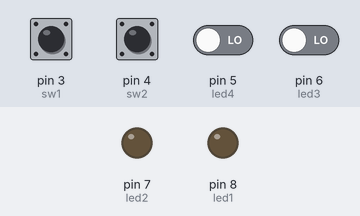
This program was run on a simulated MicroPython board. Shown: output pins drawn as LEDs (lit = HIGH). Inputs (shaded band) come from the test bench; at power-on: pin 3 (sw1), pin 4 (sw2), pin 5 (led4), pin 6 (led3) LOW.

Above: at 1.2 s.
1.3 s: pin 3 (sw1) pulled HIGH for 0.15 s
At 1.37 s:
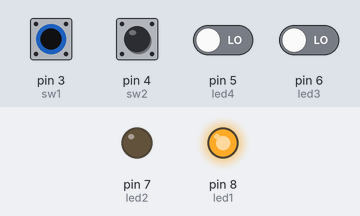
2.9 s: pin 4 (sw2) pulled HIGH for 0.15 s
At 2.97 s:
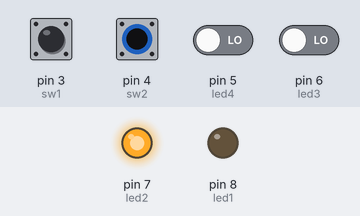
4.5 s: pin 3 (sw1) driven HIGH and pin 4 (sw2) driven HIGH
At 5.5 s:
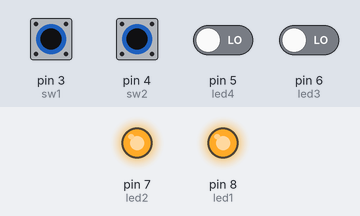
6.0 s: pin 3 (sw1) driven LOW
At 6.4 s:
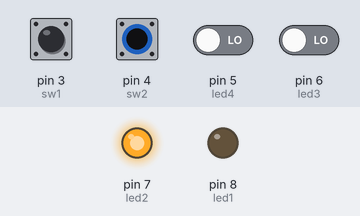
7.5 s: pin 3 (sw1) driven HIGH
At 8.7 s:
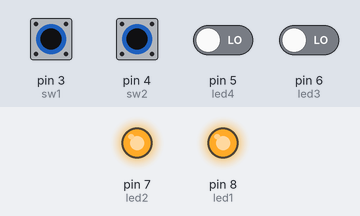
Timing chart, 0 to 10.0 s (numbered marks = the images above; inputs shaded):
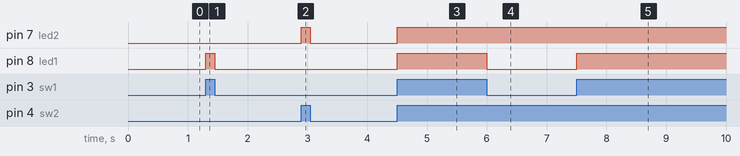

Measured:
- after the input at 1.3 s, pin 8 (led1): LOW → HIGH at once, → LOW 0.15 s later
- after the input at 2.9 s, pin 7 (led2): LOW → HIGH at once, → LOW 0.15 s later
- after the input at 4.5 s, pin 7 (led2), pin 8 (led1): LOW → HIGH at once
- after the input at 6.0 s, pin 8 (led1): HIGH → LOW at once
- after the input at 7.5 s, pin 8 (led1): LOW → HIGH at once

The program:

switch_slide.py
```python
from enPiTEmbShild import LED, SW

def busy_wait():
  for _ in range(100000):
    pass

def main():
  led = LED()
  sw = SW()

  while True:
    count = sw.sense()
    led.out_bdigit(count)

if __name__ == '__main__':
  main()
```

enPiTEmbShild.py
```python
from machine import Pin
import micropython

micropython.opt_level(2)

class LED:
  LED1 = 1
  LED2 = 2
  LED3 = 4
  LED4 = 8
  def __init__(self):
    self.led1 = Pin('PA8', Pin.OUT, Pin.PULL_NONE)
    self.led2 = Pin('PA7', Pin.OUT, Pin.PULL_NONE)
    self.led3 = Pin('PA6', Pin.OUT, Pin.PULL_NONE)
    self.led4 = Pin('PA5', Pin.OUT, Pin.PULL_NONE)
    self.led1.low()
    self.led2.low()
    self.led3.low()
    self.led4.low()

  def out_bdigit(self, led_data):
    if (led_data & 0x01) == 0:
      self.led1.low()
    else:
      self.led1.high()
    if (led_data & 0x02) == 0:
      self.led2.low()
    else:
      self.led2.high()
    if (led_data & 0x04) == 0:
      self.led3.low()
    else:
      self.led3.high()
    if (led_data & 0x08) == 0:
      self.led4.low()
    else:
      self.led4.high()

class PUSH:
  PUSH1 = 1
  PUSH2 = 2

  PUSH_OFF = 0
  PUSH_ON  = 1

  def __init__(self):
    self.push1 = Pin('PA9', Pin.IN, Pin.PULL_NONE)
    self.push2 = Pin('PA10', Pin.IN, Pin.PULL_NONE)

  def sense(self):
    reg = 0
    if self.push1.value() == 1:
      reg = self.PUSH1
    if self.push2.value() == 1:
      reg |= self.PUSH2
    return reg

  def sense_push1(self):
    if self.push1.value() == 1:
      return self.PUSH_ON
    else:
      return self.PUSH_OFF

  def sense_push2(self):
    if self.push2.value() == 1:
      return self.PUSH_ON
    else:
      return self.PUSH_OFF

  def push1_int(self,handler,pri):
    self.push1.irq(handler, Pin.IRQ_RISING, pri)

  def push2_int(self,handler,pri):
    self.push2.irq(handler, Pin.IRQ_RISING, pri)

class SW:
  SW_OFF = 0
  SW_ON  = 1
  SW1 = 1
  SW2 = 2
  SW3 = 4
  SW4 = 8

  def __init__(self):
    self.sw1 = Pin('PB3', Pin.IN, Pin.PULL_NONE)
    self.sw2 = Pin('PB4', Pin.IN, Pin.PULL_NONE)
    self.sw3 = Pin('PB5', Pin.IN, Pin.PULL_NONE)
    self.sw4 = Pin('PB6', Pin.IN, Pin.PULL_NONE)

  def sense(self):
    reg = 0
    if self.sw1.value() == 1:
      reg = self.SW1
    if self.sw2.value() == 1:
      reg |= self.SW2
    if self.sw3.value() == 1:
      reg |= self.SW3
    if self.sw4.value() == 1:
      reg |= self.SW4
    return reg

  def sense_sw1(self):
    if self.sw1.value() == 1:
      return self.SW_ON
    else:
      return self.SW_OFF

  def sense_sw2(self):
    if self.sw2.value() == 1:
      return self.SW_ON
    else:
      return self.SW_OFF
```
